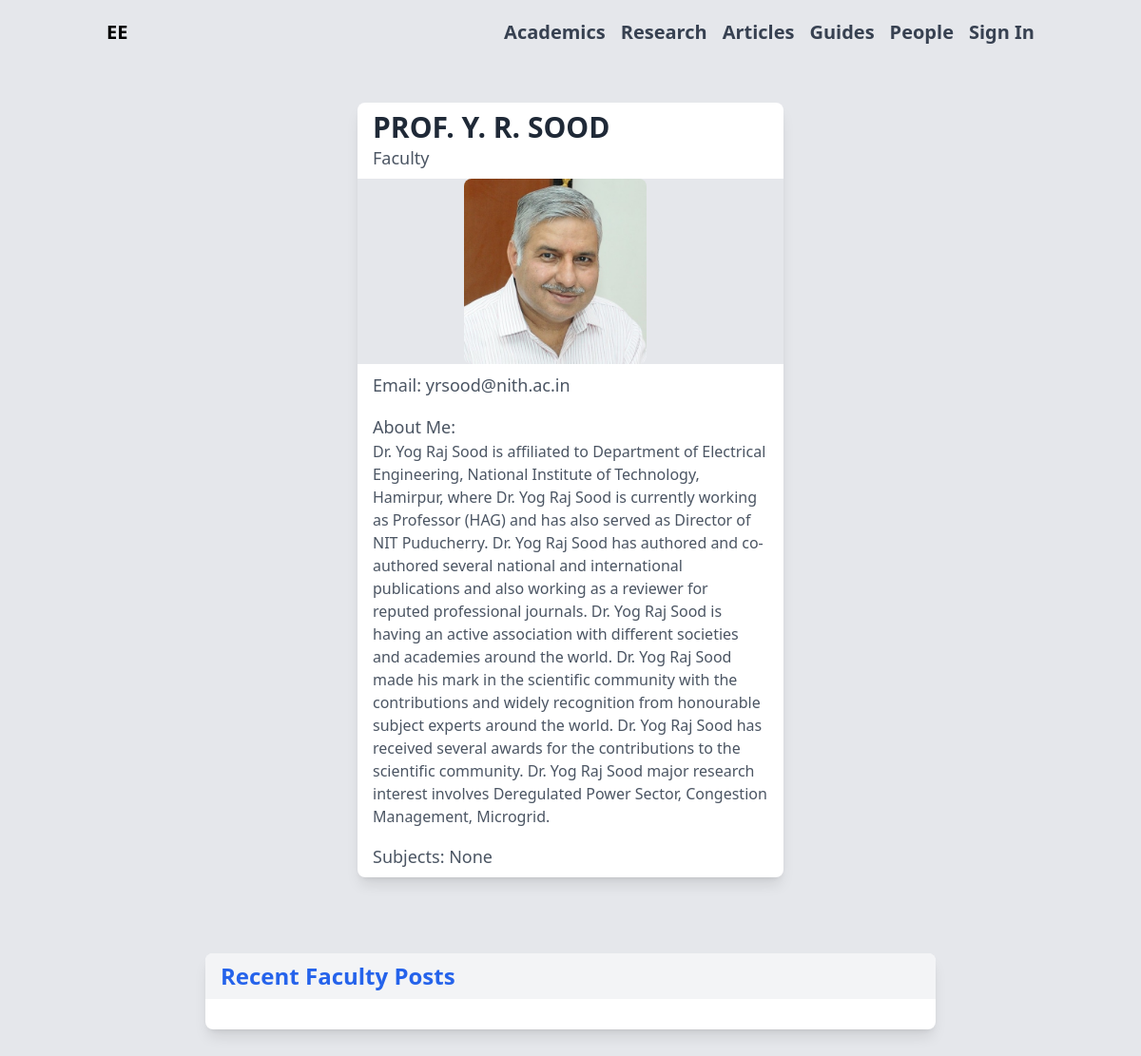
The app's page /user_detail/yrsood/ with its own data.
### ele/models.py (models this page shows, shortened)
class CustomUser(AbstractUser):
    role = models.CharField(choices=[(choice.value, choice.value) for choice in RoleChoices], max_length=10, null = True)
    bio = models.TextField(max_length=10000, null = True)
    name = models.TextField(max_length=30, null = True)
    company = models.TextField(null=True, blank=True)
    subjects = models.CharField(max_length=50, null = True, blank=True)
    profile_image = models.ImageField(upload_to="images/", null=True, blank=True)

### ele/views.py (the view)
# urls.py: path('user_detail/<str:username>/', views.user_detail, name='user_detail'),
def user_detail(request, username):
    user = get_object_or_404(CustomUser, username=username)
    if user.role == RoleChoices.ALUMNI.value:
        posts = Post.objects.filter(author=user)
        return render(request, 'ele/user_detail.html', {'user': user, 'posts': posts})
    elif user.role == RoleChoices.FACULTY.value:
        posts = Post.objects.filter(author=user)
        return render(request, 'ele/user_detail.html', {'user': user, 'posts':posts})
    else:
        return HttpResponse('Invalid user role')

### ele/templates/ele/user_detail.html (shortened to what this page needs)
{% extends 'ele/base.html' %}
{% block content %}
<div class="flex flex-wrap justify-center items-center">
    <div class="max-w-md w-full bg-white shadow-lg rounded-lg overflow-hidden mx-5 my-10">
        <div class="px-4 py-2">
            <h1 class="text-3xl font-bold text-gray-800">{{ user.name }}</h1>
            <h2 class="text-lg text-gray-600">{{ user.role }}</h2>
        </div>
        <div class="mx-auto flex items-center justify-center bg-gray-200 text-gray-800">
            {% if user.profile_image %}
                <img src="{{ user.profile_image.url }}" alt="{{ user.name }}" class="h-full w-full object-cover md:w-48 mr-8 rounded-lg">
            {% endif %}
        </div>
        <div class="px-4 py-2">
            <p class="text-lg text-gray-600">Email: {{ user.email }}</p>
            <p class="text-lg text-gray-600 mt-4">About Me:</p>
            <p class="text-gray-600">{{ user.bio }}</p>
            {% if user.role == 'Alumni' %}
                <p class="text-lg text-gray-600 mt-4">Company: {{ user.company }}</p>
            {% elif user.role == 'Faculty' %}
                <p class="text-lg text-gray-600 mt-4">Subjects: {{ user.subjects }}</p>
            {% endif %}
        </div>
    </div>
    <div class="w-full max-w-3xl bg-white shadow-lg rounded-lg overflow-hidden mx-5 my-10">
        <h2 class="text-2xl font-bold mb-4 text-blue-600 px-4 py-2 bg-gray-100">Recent {{ user.role }} Posts</h2>
        <div class="px-4 py-2">
        </div>
    </div>
{% endblock %}

### records on screen
CustomUser: name "PROF. Y. R. SOOD", role "Faculty", profile_image (picture), email "yrsood@nith.ac.in", bio "Dr. Yog Raj Sood is affiliated to Department of Electrical Engineering, National Institute of Technology, Hamirpur, where Dr. Yog Raj Sood is currently working as Professor (HAG) and has also served as Director of NIT Puducherry. Dr. Yog Raj Sood has authored and co-authored several national and international publications and also working as a reviewer for reputed professional journals. Dr. Yog Raj Sood is having an active association with different societies and academies around the world. Dr. Yog Raj Sood made his mark in the scientific community with the contributions and widely recognition from honourable subject experts around the world. Dr. Yog Raj Sood has received several awards for…", subjects "None"
